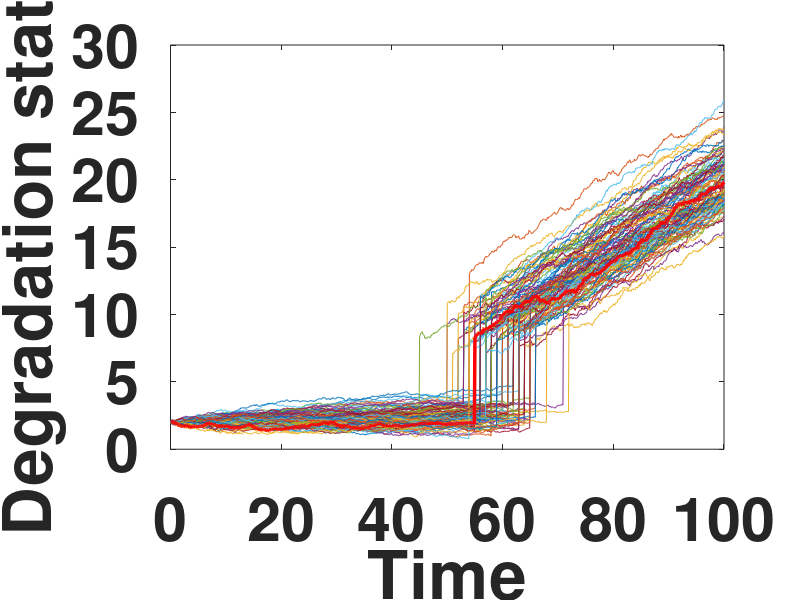
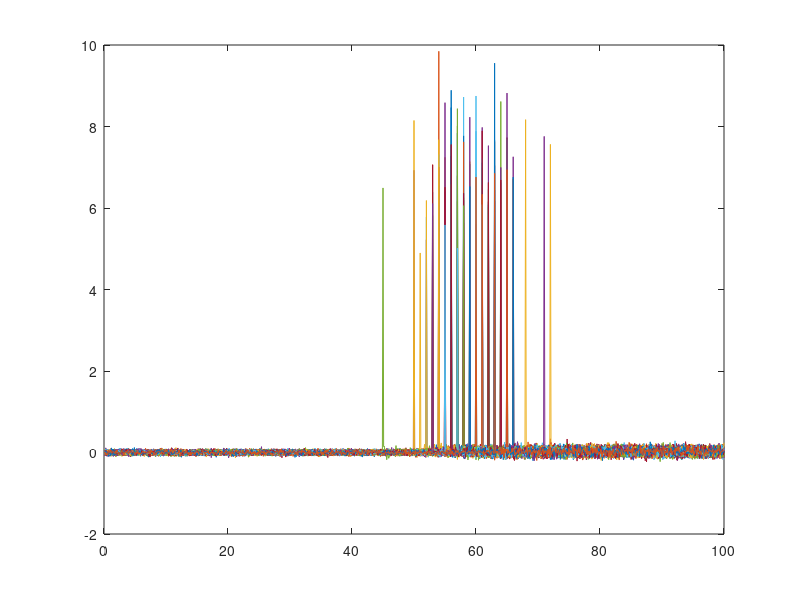

Here is the MATLAB script that generated these plots, in order:
%% 仿真具有时变随机跳变的退化过程
clc; 
clear;
load('tau.mat')
%% 数据仿真这个地方还是要研究一下
for j=1:100
    X0=2;
    T=100;
    dt=0.1;
    N=T/dt;
    
    sigma_B_1=0.10;
    miu_lmada_1=0.01;
    sigma_lmada_1=0.002;
    lmada_1=normrnd(miu_lmada_1,sigma_lmada_1);
    
    sigma_B_2=0.20;
    miu_lmada_2=0.25;
    sigma_lmada_2=0.002;
    lmada_2=normrnd(miu_lmada_2,sigma_lmada_2);
    
    sigma_o=0.002;
    miu_gama=7;
    sigma_gama=1.00;
   
    S=randn(1,N);
    dx=sqrt(dt)*S;
    
    % 给定跳变的大小
    shocks=normrnd(miu_gama,sigma_gama,1);
    phase1=1;
    phase2=0;


    for i=1:N      
        if i/10==fix(tau(j))
            X1(j,i)=X1(j,i-1)+shocks;
            X_incresing1(j,i)=shocks;
            phase2=1;
            phase1=0;
        elseif i==1
            lmada_1=lmada_1;
            X1(j,i)= X0+lmada_1*dt+sigma_B_1*dx(i);
            X_incresing1(j,i)=X1(j,i)-X0;    
        elseif  phase1==1 && phase2==0 
            lmada_1=lmada_1;
            X1(j,i)= X1(j,i-1)+lmada_1*dt+sigma_B_1*dx(i);
            X_incresing1(j,i)=X1(j,i)-X1(j,i-1);
            lmada_all(j,i)=lmada_1;
        elseif phase1==0 && phase2==1
            lmada_2=lmada_2;
            X1(j,i)= X1(j,i-1)+lmada_2*dt+sigma_B_2*dx(i);
            X_incresing1(j,i)=X1(j,i)-X1(j,i-1);
            lmada_all(j,i)=lmada_2;
        end
        
    end
    figure(1)
    plot(0.1:0.1:T,X1(j,:));
    hold on
    figure(2)
    plot(0.1:0.1:T,X_incresing1(j,:));
    hold on
end


figure(1)
plot(0.1:0.1:T,X1(23,:),"Color",'r','LineWidth',2.5); 
hold on
xlabel('Time');
ylabel('Degradation state')
set(gca,'FontSize',44,'FontWeight','bold' );
axis on

save X1.mat X1 X_incresing1